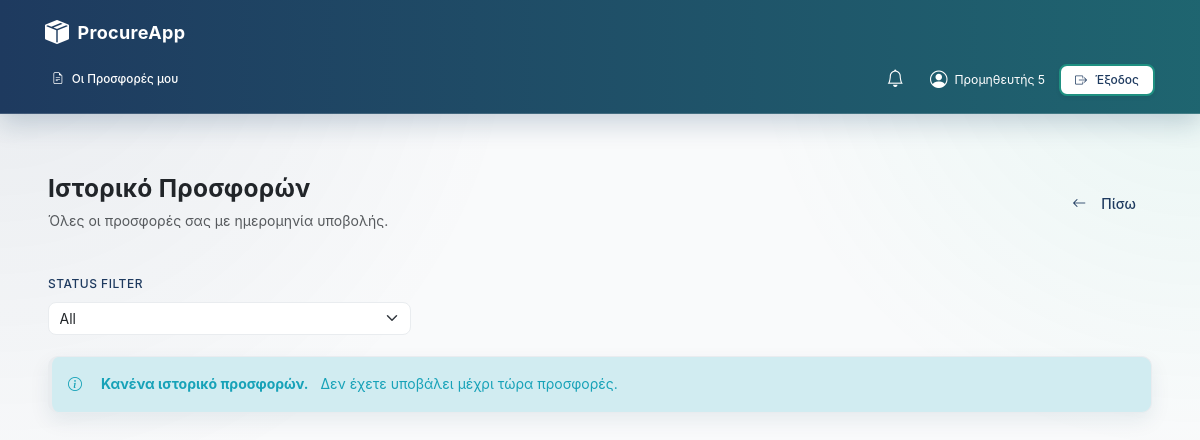
The page /supplier/history (signed in) on the database as committed earlier.
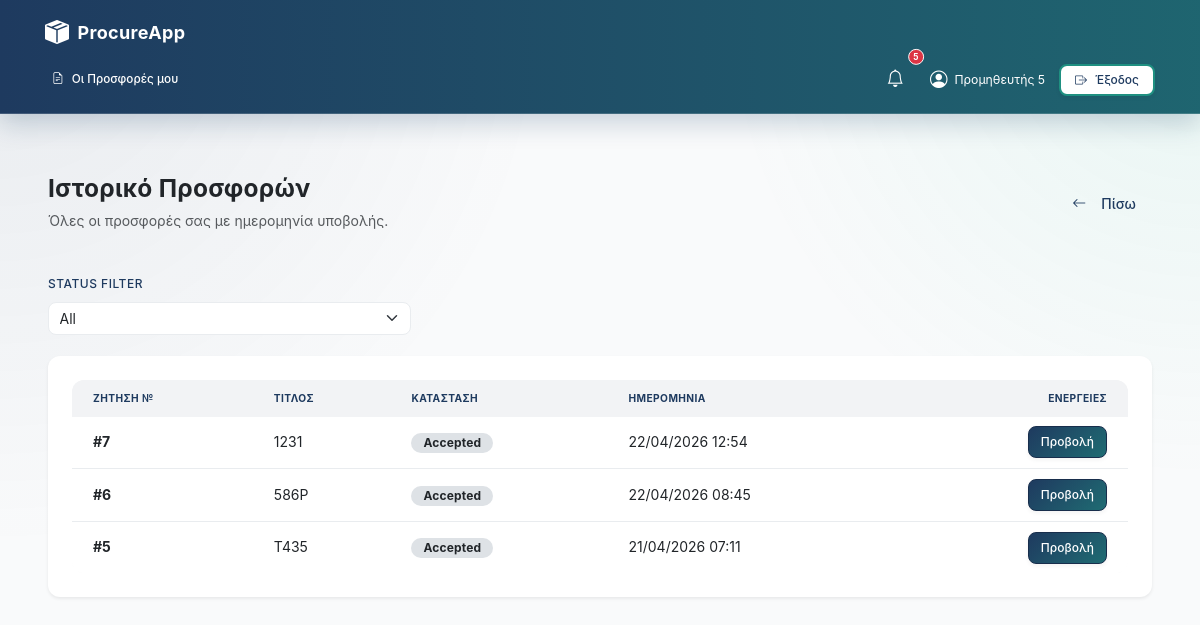
The same page on the database as committed later.
### models.py (models this page shows, shortened)
class Bid(db.Model):
    __tablename__ = "bids"
    id = db.Column(db.Integer, primary_key=True)
    request_id = db.Column(db.Integer, db.ForeignKey("requests.id"), nullable=False)
    supplier_id = db.Column(db.Integer, db.ForeignKey("users.id"), nullable=False)
    supplier_name = db.Column(db.String(120), nullable=False)
    price = db.Column(db.Numeric(12, 2), nullable=False)
    notes = db.Column(db.Text, nullable=True)
    documents = db.Column(db.String(255), nullable=True)
    created_at = db.Column(db.DateTime, default=datetime.utcnow)
    status = db.Column(db.String(20), default=BidStatus.DRAFT)
    status_changed_at = db.Column(db.DateTime, default=datetime.utcnow)
    overall_discount_type = db.Column(db.String(10), default='pct')
    proposed_delivery_date = db.Column(db.DateTime, nullable=True)
    is_draft = db.Column(db.Boolean, default=False)
    subtotal = db.Column(db.Numeric(12, 2), nullable=True)
    discount_total = db.Column(db.Numeric(12, 2), nullable=True)
    overall_discount_pct = db.Column(db.Numeric(5, 2), nullable=True)
    shipping_cost = db.Column(db.Numeric(12, 2), nullable=True)
    vat_pct = db.Column(db.Numeric(5, 2), nullable=True)
    vat_amount = db.Column(db.Numeric(12, 2), nullable=True)
    rejection_reason = db.Column(db.String(100), nullable=True)
    bid_score = db.Column(db.Numeric(5, 2), nullable=True)
    is_rejected = db.Column(db.Boolean, default=False)
    lines = db.relationship("BidLine", backref="bid", cascade="all, delete-orphan", lazy=True)

class RequestRFQ(db.Model):
    __tablename__ = "requests"
    id = db.Column(db.Integer, primary_key=True)
    title = db.Column(db.String(200), nullable=False)
    description = db.Column(db.Text, nullable=True)
    documents = db.Column(db.String(255), nullable=True)
    created_by = db.Column(db.String(100), nullable=False)
    created_at = db.Column(db.DateTime, default=datetime.utcnow)
    delivery_location = db.Column(db.String(255), nullable=True)
    receiving_manager = db.Column(db.String(120), nullable=True)
    phone = db.Column(db.String(50), nullable=True)
    submit_deadline = db.Column(db.DateTime, nullable=False)
    delivery_deadline = db.Column(db.DateTime, nullable=False)
    status = db.Column(db.String(20), default=RFQStatus.PENDING)
    status_changed_at = db.Column(db.DateTime, default=datetime.utcnow)
    approved_by = db.Column(db.String(100), nullable=True)
    approved_at = db.Column(db.DateTime, nullable=True)
    denial_reason = db.Column(db.Text, nullable=True)
    winning_bid_id = db.Column(db.Integer, db.ForeignKey('bids.id'), nullable=True)
    cost_center_id = db.Column(db.Integer, db.ForeignKey('cost_centers.id'), nullable=True)
    estimated_budget = db.Column(db.Numeric(12, 2), nullable=True)
    priority = db.Column(db.String(20), default='normal', nullable=False)
    category = db.Column(db.String(50), nullable=True)
    award_date = db.Column(db.DateTime, nullable=True)
    cost_center = db.relationship('CostCenter', backref='rfqs')
    items = db.relationship('RequestItem', backref='rfq', lazy=True, cascade="all, delete-orphan")
    bids = db.relationship('Bid', backref='rfq', lazy=True, foreign_keys="[Bid.request_id]", cascade="all, delete-orphan")
    allowed_suppliers = db.relationship('AllowedSupplier', backref='rfq', lazy=True, cascade="all, delete-orphan")

### app/routes/supplier.py (the view, shortened to what this page needs)
@supplier_bp.route("/history")
@require_role("supplier")
def history():
    from models import AllowedSupplier, User
    from datetime import datetime, timedelta
    from decimal import Decimal
    username = session.get('username')
    supplier_name = session.get('name')
    supplier_user = User.query.filter_by(username=username).first()
    bids = Bid.query.filter_by(
        supplier_id=supplier_user.id if supplier_user else None
    ).all() if supplier_user else []
    reopen_bid_ids = {
        r.bid_id for r in BidRevision.query.filter(
            BidRevision.bid_id.in_([b.id for b in bids])
        ).all()
    } if bids else set()
    page = request.args.get('page', 1, type=int)
    per_page = 10
    status_filter = request.args.get('status', 'all').strip().lower()
    all_awards = ItemAward.query.join(
        RequestRFQ, ItemAward.request_id == RequestRFQ.id
    ).filter(
        ItemAward.supplier_name == supplier_name,
        RequestRFQ.status.in_([RFQStatus.CLOSED, RFQStatus.RECEIVED])
    ).all()
    awarded_bid_ids = {a.bid_id for a in all_awards}
    total_bids = len(bids)
    submitted_bids = [b for b in bids if b.status == 'submitted']
    bid_ids = [b.id for b in bids]
    won_awards = ItemAward.query.join(
        RequestRFQ, ItemAward.request_id == RequestRFQ.id
    ).filter(
        ItemAward.bid_id.in_(bid_ids),
        ItemAward.supplier_name == supplier_name,
        RequestRFQ.status.in_([RFQStatus.CLOSED, RFQStatus.RECEIVED])
    ).all() if bid_ids else []
    won_count = len(won_awards)
    total_value = Decimal(0)
    avg_bid_value = Decimal(0)
    won_value = Decimal(0)
    for b in submitted_bids:
        price = b.price or Decimal(0)
        total_value += Decimal(price)
    for award in won_awards:
        won_value += (award.line_total or Decimal(0))
    avg_bid_value = total_value / len(submitted_bids) if submitted_bids else Decimal(0)
    win_rate = (won_count / len(submitted_bids) * 100) if submitted_bids else 0
    bids = sorted(bids, key=lambda b: b.created_at, reverse=True)
    total_items = len(bids)
    total_pages = (total_items + per_page - 1) // per_page
    start_idx = (page - 1) * per_page
    paginated_bids = bids[start_idx : start_idx + per_page]
    award_map = {
        a.bid_id: a
        for a in ItemAward.query.join(RequestRFQ, ItemAward.request_id == RequestRFQ.id).filter(
            ItemAward.supplier_name == supplier_name,
            RequestRFQ.status.in_([RFQStatus.CLOSED, RFQStatus.RECEIVED])
        ).all()
    }
    return render_template("supplier_history.html",
                         bids=paginated_bids,
                         page=page,
                         total_pages=total_pages,
                         status_filter=status_filter,
                         reopen_bid_ids=reopen_bid_ids,
                         analytics={
                             'total_bids': total_bids,
                             'submitted_bids': len(submitted_bids),
                             'won_count': won_count,
                             'lost_count': len(submitted_bids) - won_count,
                             'win_rate': win_rate,
                             'total_value': float(total_value),
                             'avg_bid_value': float(avg_bid_value),
                             'won_value': float(won_value)
                         },
                         award_map=award_map)

### app/auth.py (called while the page is built)
def require_roles(*roles):
    def wrap(fn):
        @wraps(fn)
        def inner(*args, **kwargs):
            if session.get("role") not in roles:
                flash("Δεν έχεις δικαίωμα πρόσβασης.", "danger")
                return redirect(url_for("auth.login"))
            return fn(*args, **kwargs)
        return inner
    return wrap

### templates/supplier_history.html (shortened to what this page needs)
{% extends "base.html" %}
{% block content %}
<div class="container-fluid py-5">
  <div class="d-flex justify-content-between align-items-center mb-5">
    <div>
      <h1 class="h3 fw-bold text-dark mb-2">Ιστορικό Προσφορών</h1>
      <p class="text-muted mb-0">Όλες οι προσφορές σας με ημερομηνία υποβολής.</p>
    </div>
    <a href="{{ url_for('supplier.dashboard') }}" class="btn btn-outline-secondary">
      <i class="bi bi-arrow-left me-2"></i>Πίσω
    </a>
  </div>
  <form method="get" class="mb-4">
    <div class="row g-2 align-items-end">
      <div class="col-md-4">
        <label class="form-label">Status filter</label>
        <select name="status" class="form-select" onchange="this.form.submit()">
          <option value="all" {% if status_filter == 'all' %}selected{% endif %}>All</option>
        </select>
      </div>
    </div>
  </form>
  {% if bids %}
  <div class="card border-0 shadow-sm">
    <div class="table-responsive">
      <table class="table table-hover mb-0">
        <thead class="bg-light">
          <tr>
            <th class="border-0 ps-4">Ζήτηση №</th>
            <th class="border-0">Τίτλος</th>
            <th class="border-0">Κατάσταση</th>
            <th class="border-0">Ημερομηνία</th>
            <th class="border-0 text-end pe-4">Ενέργειες</th>
          </tr>
        </thead>
        <tbody>
          {% for bid in bids %}
          <tr>
            <td class="ps-4"><strong>#{{ bid.request_id }}</strong></td>
            <td>{{ bid.rfq.title if bid.rfq else 'Διαγραμμένη ζήτηση' }}</td>
            <td>
              {% if reopen_bid_ids and bid.id in reopen_bid_ids %}
                <span class="badge bg-info text-dark">Reopen</span>
              {% elif bid.status == 'submitted' %}
                <span class="badge bg-success">Submitted</span>
              {% elif bid.status == 'accepted' and award_map.get(bid.id) %}
                <span class="badge bg-success">Pending Delivery</span>
              {% elif bid.status == 'accepted' %}
                <span class="badge badge-secondary">Accepted</span>
              {% elif bid.status == 'draft' %}
                <span class="badge bg-warning text-dark">Draft</span>
              {% elif bid.status == 'rejected' %}
                <span class="badge bg-danger">Rejected</span>
              {% else %}
                <span class="badge bg-secondary">{{ get_status_display_name(bid.status) }}</span>
              {% endif %}
            </td>
            <td>
              {% if bid.created_at %}
                {{ bid.created_at.strftime('%d/%m/%Y %H:%M') }}
              {% else %}
                -
              {% endif %}
            </td>
            <td class="text-end pe-4">
              <a href="{{ url_for('supplier.bid', req_id=bid.request_id) }}" class="btn btn-sm btn-primary">
                Προβολή
              </a>
            </td>
          </tr>
          {% endfor %}
        </tbody>
      </table>
    </div>
  </div>
  {% else %}
  <div class="alert alert-info">
    <i class="bi bi-info-circle me-2"></i>
    <strong>Κανένα ιστορικό προσφορών.</strong>
    Δεν έχετε υποβάλει μέχρι τώρα προσφορές.
  </div>
  {% endif %}
</div>
{% endblock %}

### templates/base.html (shortened to what this page needs)
<!doctype html>
<html lang="el">
  <head>
    <link href="https://cdn.jsdelivr.net/npm/bootstrap@5.3.0/dist/css/bootstrap.min.css" rel="stylesheet">
    <link rel="stylesheet" href="https://cdn.jsdelivr.net/npm/bootstrap-icons@1.11.0/font/bootstrap-icons.css">
    <link href="https://cdn.jsdelivr.net/npm/select2@4.1.0-rc.0/dist/css/select2.min.css" rel="stylesheet" />
    <link rel="stylesheet" href="{{ url_for('static', filename='css/saas-design-system.css') }}">
    <link rel="stylesheet" href="{{ url_for('static', filename='css/components.css') }}">
    <link rel="stylesheet" href="{{ url_for('static', filename='css/layouts.css') }}">
    <link rel="stylesheet" href="{{ url_for('static', filename='css/dashboard-unified.css') }}">
  </head>
    <body class="dashboard-unified">
    <nav class="navbar navbar-expand-lg sticky-top">
      <div class="container-fluid px-4">
        <a class="navbar-brand" href="{{ url_for('main.index') }}">
            <i class="bi bi-box-seam-fill"></i> ProcureApp
        </a>
        <div class="collapse navbar-collapse" id="navContent">
          <ul class="navbar-nav me-auto mb-2 mb-lg-0">
            {% if session.get('role') == 'supplier' %}
              <li class="nav-item">
                  <a class="nav-link {% if request.endpoint == 'supplier.dashboard' %}active{% endif %}" href="{{ url_for('supplier.dashboard') }}">
                      <i class="bi bi-file-earmark-text"></i> Οι Προσφορές μου
                  </a>
              </li>
            {% endif %}
          </ul>
          <div class="d-flex align-items-center gap-3">
            {% if session.get('username') %}
                <div class="nav-item dropdown">
                    <a class="nav-link position-relative" href="#" id="notifDropdown" role="button" data-bs-toggle="dropdown" aria-expanded="false">
                        <i class="bi bi-bell fs-5"></i>
                        {% if unread_notifs|length > 0 %}
                        <span class="position-absolute top-0 start-100 translate-middle badge rounded-pill bg-danger border border-light" style="font-size: 0.6rem; padding: 0.35em 0.5em;">
                            {{ unread_notifs|length }}
                        </span>
                        {% endif %}
                    </a>
                </div>
                <div class="d-none d-md-flex align-items-center gap-2">
                    <i class="bi bi-person-circle" style="font-size: 1.25rem;"></i>
                    <span class="small">{{ session.get('name') }}</span>
                </div>
                <a href="{{ url_for('auth.logout') }}" class="btn btn-secondary btn-sm rounded-lg px-3">
                    <i class="bi bi-box-arrow-right"></i> Έξοδος
                </a>
            {% endif %}
          </div>
        </div>
      </div>
    </nav>
    <div class="page-body">
      {% block content %}{% endblock %}
    </div>
  </body>
</html>

### app/static/css/components.css (style rules this page uses)
.dropdown { position: relative; display: inline-block; }

### app/static/css/layouts.css (style rules this page uses)
.container-fluid { width: 100%; padding: 0 var(--space-4); margin: 0 auto; }
.page-body { flex: 1; padding: 0 var(--space-8) var(--space-8) var(--space-8); }
.navbar { background: var(--gradient-navy); color: var(--color-white); padding: var(--space-4) var(--space-6); box-shadow: var(--shadow-md); display: flex; align-items: center; justify-content: space-between; gap: var(--space-4); position: sticky; top: 0; z-index: 1000; flex-wrap: wrap; }
.navbar-brand { font-size: var(--font-size-lg); font-weight: var(--font-weight-bold); color: var(--color-white); text-decoration: none; display: flex; align-items: center; gap: var(--space-2); white-space: nowrap; }
.navbar-brand i { font-size: var(--font-size-xl); }
.navbar-nav { display: flex; list-style: none; margin: 0; padding: 0; gap: var(--space-2); flex: 1; flex-wrap: wrap; }
.nav-item { display: flex; }
.nav-link { color: var(--color-white); text-decoration: none; padding: var(--space-2) var(--space-3); border-radius: var(--radius-md); display: flex; align-items: center; gap: var(--space-2); font-weight: var(--font-weight-medium); transition: all var(--transition-fast); border-bottom: 2px solid transparent; white-space: nowrap; }
.navbar-collapse { display: flex; width: 100%; }
.row { display: flex; flex-wrap: wrap; margin: 0 -var(--space-4); }
.d-flex { display: flex; }
.align-items-center { align-items: center; }
.align-items-end { align-items: flex-end; }
.justify-content-between { justify-content: space-between; }
.gap-2 { gap: var(--space-2); }
.gap-3 { gap: var(--space-3); }
.mb-0 { margin-bottom: 0; }
.mb-2 { margin-bottom: var(--space-2); }
.mb-4 { margin-bottom: var(--space-4); }
.mb-5 { margin-bottom: var(--space-5); }
.px-4 { padding-left: var(--space-4); padding-right: var(--space-4); }
.d-none { display: none; }

Rows that differ between the two databases and show on the page:
added Bid: request_id "7", rfq "1231", status "Accepted", created_at "22/04/2026 12:54"
added Bid: request_id "6", rfq "586Ρ", status "Accepted", created_at "22/04/2026 08:45"
added Bid: request_id "5", rfq "T435", status "Accepted", created_at "21/04/2026 07:11"
Other text that changed with them:
{{ unread_notifs|length }}: (not shown) → "5"
text no longer shown: "Κανένα ιστορικό προσφορών. Δεν έχετε υποβάλει μέχρι τώρα προσφορές."
text now shown: "ΖΉΤΗΣΗ № ΤΊΤΛΟΣ ΚΑΤΆΣΤΑΣΗ ΗΜΕΡΟΜΗΝΊΑ ΕΝΈΡΓΕΙΕΣ"
